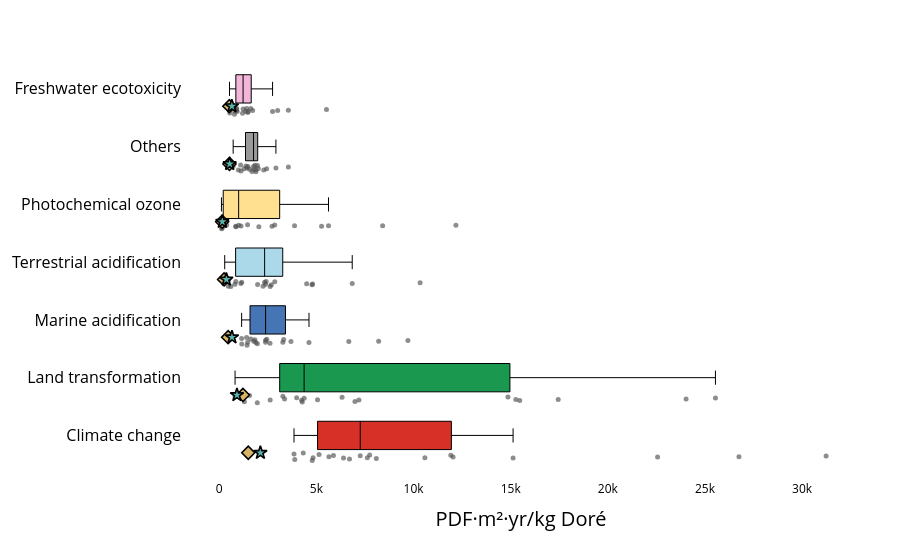

Here is the notebook cell this chart was saved with:
### Code cell
plot_lcia_boxes_for_reference_product(
    df_eq_eiv,
    reference_product="Doré",
    title="",
    yaxis_label="PDF·m²·yr/kg Doré",
    output_html="results/Damages/boxplot_eq_dore_eiv.html",
    output_image="results/Damages/boxplot_eq_dore_eiv",
    image_format="pdf",
)

plot_lcia_boxes_for_reference_product(
    df_eq_riv,
    reference_product="Doré",
    title="",
    yaxis_label="PDF·m²·yr/kg Doré",
    output_html="results/Damages/boxplot_eq_dore_riv.html",
    output_image="results/Damages/boxplot_eq_dore_riv",
    image_format="pdf",
)

### Figure 1 — Plotly figure (JSON) as saved in the notebook; plotly's stock layout.template omitted (floating-point values rounded to 4 significant figures)
{"data": [{"boxpoints": "all", "fillcolor": "#d73027", "hoverinfo": "text+x", "hovertext": ["Brucejack", "Canadian Malartic", "Casa Berardi", "Detour Lake", "Eagle River", "Goldex (Au)", "Hemlo", "Island", "Kiena", "LaRonde (Doré)", "Macassa", "Meadowbank complex", "Meliadine", "Musselwhite", "Porcupine complex", "Rainy River", "Red Lake", "Seabee Gold Operation", "Snow Lake (Doré)", "Westwood-Doyon", "Éléonore"], "jitter": 0.35, "line": {"color": "black", "width": 1}, "marker": {"color": "rgba(80,80,80,0.65)", "size": 5}, "orientation": "h", "showlegend": false, "x": [26750.0, 7742.0, 8084.0, 15120.0, 4783.0, 6702.0, 5137.0, 4322.0, 3847.0, 3885.0, 11920.0, 12040.0, 7622.0, 5876.0, 10580.0, 22560.0, 7256.0, 31240.0, 6395.0, 5644.0, 4828.0], "y": [0, 0, 0, 0, 0, 0, 0, 0, 0, 0, 0, 0, 0, 0, 0, 0, 0, 0, 0, 0, 0], "type": "box"}, {"boxpoints": "all", "fillcolor": "#1a9850", "hoverinfo": "text+x", "hovertext": ["Brucejack", "Canadian Malartic", "Casa Berardi", "Detour Lake", "Eagle River", "Goldex (Au)", "Hemlo", "Island", "Kiena", "LaRonde (Doré)", "Macassa", "Meadowbank complex", "Meliadine", "Musselwhite", "Porcupine complex", "Rainy River", "Red Lake", "Seabee Gold Operation", "Snow Lake (Doré)", "Westwood-Doyon", "Éléonore"], "jitter": 0.35, "line": {"color": "black", "width": 1}, "marker": {"color": "rgba(80,80,80,0.65)", "size": 5}, "orientation": "h", "showlegend": false, "x": [3273.0, 6321.0, 15470.0, 5058.0, 1293.0, 3363.0, 6984.0, 1556.0, 24030.0, 4274.0, 7188.0, 4235.0, 4368.0, 2619.0, 17450.0, 25540.0, 14860.0, 3982.0, 812.0, 15260.0, 1957.0], "y": [1, 1, 1, 1, 1, 1, 1, 1, 1, 1, 1, 1, 1, 1, 1, 1, 1, 1, 1, 1, 1], "type": "box"}, {"boxpoints": "all", "fillcolor": "#4575b4", "hoverinfo": "text+x", "hovertext": ["Brucejack", "Canadian Malartic", "Casa Berardi", "Detour Lake", "Eagle River", "Goldex (Au)", "Hemlo", "Island", "Kiena", "LaRonde (Doré)", "Macassa", "Meadowbank complex", "Meliadine", "Musselwhite", "Porcupine complex", "Rainy River", "Red Lake", "Seabee Gold Operation", "Snow Lake (Doré)", "Westwood-Doyon", "Éléonore"], "jitter": 0.35, "line": {"color": "black", "width": 1}, "marker": {"color": "rgba(80,80,80,0.65)", "size": 5}, "orientation": "h", "showlegend": false, "x": [8204.0, 2383.0, 2443.0, 4618.0, 1430.0, 1960.0, 1773.0, 1409.0, 1151.0, 1158.0, 3313.0, 3690.0, 2384.0, 1831.0, 3273.0, 6668.0, 2611.0, 9710.0, 1885.0, 1623.0, 1462.0], "y": [2, 2, 2, 2, 2, 2, 2, 2, 2, 2, 2, 2, 2, 2, 2, 2, 2, 2, 2, 2, 2], "type": "box"}, {"boxpoints": "all", "fillcolor": "#abd9e9", "hoverinfo": "text+x", "hovertext": ["Brucejack", "Canadian Malartic", "Casa Berardi", "Detour Lake", "Eagle River", "Goldex (Au)", "Hemlo", "Island", "Kiena", "LaRonde (Doré)", "Macassa", "Meadowbank complex", "Meliadine", "Musselwhite", "Porcupine complex", "Rainy River", "Red Lake", "Seabee Gold Operation", "Snow Lake (Doré)", "Westwood-Doyon", "Éléonore"], "jitter": 0.35, "line": {"color": "black", "width": 1}, "marker": {"color": "rgba(80,80,80,0.65)", "size": 5}, "orientation": "h", "showlegend": false, "x": [4497.0, 2384.0, 2680.0, 4772.0, 2255.0, 1156.0, 2414.0, 4803.0, 279.2, 853.9, 2856.0, 10340.0, 6843.0, 2333.0, 481.5, 1972.0, 463.4, 2621.0, 1112.0, 595.1, 803.4], "y": [3, 3, 3, 3, 3, 3, 3, 3, 3, 3, 3, 3, 3, 3, 3, 3, 3, 3, 3, 3, 3], "type": "box"}, {"boxpoints": "all", "fillcolor": "#fee090", "hoverinfo": "text+x", "hovertext": ["Brucejack", "Canadian Malartic", "Casa Berardi", "Detour Lake", "Eagle River", "Goldex (Au)", "Hemlo", "Island", "Kiena", "LaRonde (Doré)", "Macassa", "Meadowbank complex", "Meliadine", "Musselwhite", "Porcupine complex", "Rainy River", "Red Lake", "Seabee Gold Operation", "Snow Lake (Doré)", "Westwood-Doyon", "Éléonore"], "jitter": 0.35, "line": {"color": "black", "width": 1}, "marker": {"color": "rgba(80,80,80,0.65)", "size": 5}, "orientation": "h", "showlegend": false, "x": [5266.0, 2037.0, 120.5, 3874.0, 2714.0, 209.6, 1121.0, 5623.0, 111.3, 270.1, 1456.0, 12180.0, 8409.0, 2854.0, 379.8, 847.1, 182.3, 997.1, 118.6, 151.6, 863.2], "y": [4, 4, 4, 4, 4, 4, 4, 4, 4, 4, 4, 4, 4, 4, 4, 4, 4, 4, 4, 4, 4], "type": "box"}, {"boxpoints": "all", "fillcolor": "#999999", "hoverinfo": "text+x", "hovertext": ["Brucejack", "Canadian Malartic", "Casa Berardi", "Detour Lake", "Eagle River", "Goldex (Au)", "Hemlo", "Island", "Kiena", "LaRonde (Doré)", "Macassa", "Meadowbank complex", "Meliadine", "Musselwhite", "Porcupine complex", "Rainy River", "Red Lake", "Seabee Gold Operation", "Snow Lake (Doré)", "Westwood-Doyon", "Éléonore"], "jitter": 0.35, "line": {"color": "black", "width": 1}, "marker": {"color": "rgba(80,80,80,0.65)", "size": 5}, "orientation": "h", "showlegend": false, "x": [1891.0, 1684.0, 2915.0, 2439.0, 715.1, 1763.0, 1770.0, 1277.0, 1884.0, 1476.0, 2010.0, 2290.0, 1558.0, 984.3, 1374.0, 3557.0, 1434.0, 1968.0, 1098.0, 1836.0, 1120.0], "y": [5, 5, 5, 5, 5, 5, 5, 5, 5, 5, 5, 5, 5, 5, 5, 5, 5, 5, 5, 5, 5], "type": "box"}, {"boxpoints": "all", "fillcolor": "#f1b6da", "hoverinfo": "text+x", "hovertext": ["Brucejack", "Canadian Malartic", "Casa Berardi", "Detour Lake", "Eagle River", "Goldex (Au)", "Hemlo", "Island", "Kiena", "LaRonde (Doré)", "Macassa", "Meadowbank complex", "Meliadine", "Musselwhite", "Porcupine complex", "Rainy River", "Red Lake", "Seabee Gold Operation", "Snow Lake (Doré)", "Westwood-Doyon", "Éléonore"], "jitter": 0.35, "line": {"color": "black", "width": 1}, "marker": {"color": "rgba(80,80,80,0.65)", "size": 5}, "orientation": "h", "showlegend": false, "x": [3005.0, 1466.0, 782.0, 3556.0, 922.4, 1716.0, 1198.0, 884.4, 539.3, 628.8, 2743.0, 1408.0, 526.8, 1225.0, 1488.0, 5519.0, 1362.0, 1620.0, 791.4, 895.1, 873.6], "y": [6, 6, 6, 6, 6, 6, 6, 6, 6, 6, 6, 6, 6, 6, 6, 6, 6, 6, 6, 6, 6], "type": "box"}, {"marker": {"color": "rgba(0,0,0,0)", "line": {"color": "black", "width": 1.5}, "size": 16, "symbol": "square"}, "mode": "markers", "name": "MetalliCan range", "showlegend": false, "x": [null], "y": [null], "type": "scatter"}, {"marker": {"color": "rgba(80,80,80,0.7)", "size": 10, "symbol": "circle"}, "mode": "markers", "name": "MetalliCan sites", "showlegend": false, "x": [null], "y": [null], "type": "scatter"}, {"marker": {"color": "#d8b365", "line": {"color": "black", "width": 1.6}, "size": 10, "symbol": "diamond"}, "mode": "markers", "name": "Ecoinvent", "showlegend": false, "x": [1493.0, 518.2, 1218.0, 456.2, 525.1, 147.7, 247.8], "y": [-0.3, 5.7, 0.7, 1.7, 4.7, 3.7, 2.7], "type": "scatter"}, {"marker": {"color": "#5ab4ac", "line": {"color": "black", "width": 1.6}, "size": 10, "symbol": "star"}, "mode": "markers", "name": "Regioinvent", "showlegend": false, "x": [2116.0, 648.1, 909.3, 652.2, 534.6, 157.3, 364.2], "y": [-0.3, 5.7, 0.7, 1.7, 4.7, 3.7, 2.7], "type": "scatter"}], "layout": {"yaxis": {"tickfont": {"size": 16, "color": "black"}, "tickmode": "array", "tickvals": [0, 1, 2, 3, 4, 5, 6], "ticktext": ["Climate change", "Land transformation", "Marine acidification", "Terrestrial acidification", "Photochemical ozone", "Others", "Freshwater ecotoxicity"], "automargin": true}, "xaxis": {"title": {"font": {"color": "black", "size": 20}, "text": "PDF·m²·yr/kg Doré"}, "tickfont": {"color": "black"}, "showgrid": false}, "title": {"text": "", "x": 0.5}, "margin": {"l": 80, "r": 40, "t": 60, "b": 80}, "plot_bgcolor": "white", "paper_bgcolor": "white", "showlegend": false}}
